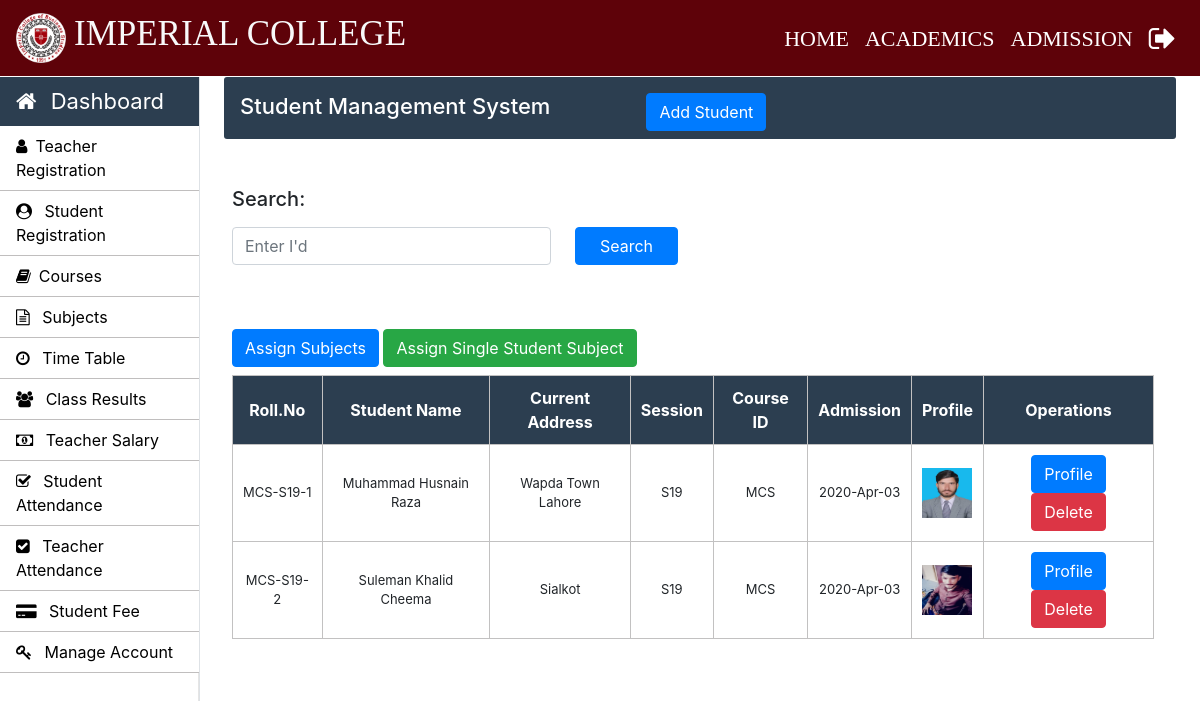
The page /Admin/student.php (signed in) on the database its author committed.
### tables this page shows
CREATE TABLE `student_info` (
  `roll_no` varchar(20) NOT NULL,
  `first_name` varchar(30) NOT NULL,
  `middle_name` varchar(30) NOT NULL,
  `last_name` varchar(30) NOT NULL,
  `father_name` varchar(30) NOT NULL,
  `email` varchar(30) NOT NULL,
  `mobile_no` varchar(11) NOT NULL,
  `course_code` varchar(11) NOT NULL,
  `session` varchar(10) NOT NULL,
  `profile_image` varchar(100) NOT NULL,
  `prospectus_issued` varchar(10) NOT NULL,
  `prospectus_amount` varchar(10) NOT NULL,
  `form_b` varchar(20) NOT NULL,
  `applicant_status` varchar(20) NOT NULL,
  `application_status` varchar(20) NOT NULL,
  `cnic` varchar(15) NOT NULL,
  `dob` varchar(10) NOT NULL,
  `other_phone` varchar(11) NOT NULL,
  `gender` varchar(10) NOT NULL,
  `permanent_address` varchar(150) NOT NULL,
  `current_address` varchar(150) NOT NULL,
  `place_of_birth` varchar(150) NOT NULL,
  `matric_complition_date` varchar(10) NOT NULL,
  `matric_awarded_date` varchar(10) NOT NULL,
  `matric_certificate` varchar(100) NOT NULL,
  `fa_complition_date` varchar(10) NOT NULL,
  `fa_awarded_date` varchar(10) NOT NULL,
  `fa_certificate` varchar(100) NOT NULL,
  `ba_complition_date` varchar(10) NOT NULL,
  `ba_awarded_date` varchar(10) NOT NULL,
  `ba_certificate` varchar(100) NOT NULL,
  `semester` int(11) NOT NULL,
  `total_marks` int(11) NOT NULL,
  `obtain_marks` int(11) NOT NULL,
  `state` varchar(20) NOT NULL,
  `admission_date` timestamp NOT NULL DEFAULT current_timestamp() ON UPDATE current_timestamp()
);

### Admin/student.php (the view, shortened to what this page needs)
<?php
		require_once "../connection/connection.php";
	?>
<!doctype html>
<html lang="en">
	<head>
	</head>
	<body>
		<?php include('../common/common-header.php') ?>
		<?php include('../common/admin-sidebar.php') ?>
		<main role="main" class="col-xl-10 col-lg-9 col-md-8 ml-sm-auto px-md-4 w-100">
			<div class="sub-main">
				<div class="text-center d-flex flex-wrap flex-md-nowrap pt-3 pb-2 mb-3 text-white admin-dashboard pl-3">
					<div class="d-flex">
						<h4 class="mr-5">Student Management System </h4>
						<button type="button" class="btn btn-primary ml-5" data-toggle="modal" data-target=".bd-example-modal-lg">Add Student</button>
					</div>
				</div>
				<div class="col-md-2 pt-3 w-100">
				</div>
				<div class="row w-100">
					<div class="col-md-12 ml-2">
						<section class="mt-3">
							<div class="row">
								<div class="col-md-6">
									<form action="search_student.php" method="post">
										<div class="form-group">
											<label for="exampleInputPassword1"><h5>Search:</h5></label>
											<div class="d-flex">
												<input type="text" name="search" id="search" class="form form-control" placeholder="Enter I'd">
												<input class="btn btn-primary px-4 ml-4" type="submit" name="btnSearch" value="Search">
											</div>
										</div>
									</form>
								</div>
								<div class="col-md-12 pt-5 mb-2">
									<button type="button" class="btn btn-primary ml-auto" data-toggle="modal" data-target=".bd-example-modal-lg1">Assign Subjects</button>
									<a class="btn btn-success" href="asign-single-student-subjects.php"> Assign Single Student Subject</a>
								</div>
							</div>
							<table class="w-100 table-elements mb-5 table-three-tr text-center" cellpadding="10">
								<tr class="table-tr-head table-three text-white">
									<th>Roll.No</th>
									<th>Student Name</th>
									<th>Current Address</th>
									<th>Session</th>
									<th>Course ID</th>
									<th>Admission</th>
									<th>Profile</th>
									<th colspan="1">Operations</th>
								</tr>
								<?php
								$query="select first_name,middle_name,admission_date,last_name,current_address,session,roll_no,form_b ,profile_image,course_code from student_info";
								$run=mysqli_query($con,$query);
								while($row=mysqli_fetch_array($run)) {?>
									<tr>
										<td><?php echo $row["roll_no"] ?></td>
										<td><?php echo $row["first_name"]." ".$row["middle_name"]." ".$row["last_name"] ?></td>
										<td><?php echo $row["current_address"] ?></td>
										<td><?php echo $row["session"] ?></td>
										<td><?php echo $row["course_code"] ?></td>
										<td><?php echo date("Y-M-d",strtotime($row["admission_date"])); ?></td>
										<td><?php  $profile_image= $row["profile_image"] ?>
										<img height='50px' width='50px' src=<?php echo "images/$profile_image"  ?> >
										</td>
										<td width='170'>
											<?php
												echo "<a class='btn btn-primary' href=display-student.php?roll_no=".$row['roll_no'].">Profile</a>
												<a class='btn btn-danger' href=delete-function.php?roll_no=".$row['roll_no'].">Delete</a> "
											?>
										</td>
									</tr>
								<?php }
								?>
							</table>
						</section>
					</div>
				</div>
			</div>
		</main>
	</body>
</html>

### Common/common-header.php (shortened to what this page needs)
<!doctype html>
<html lang="en">
	<head>
      <link rel="stylesheet" type="text/css" href="../bootstrap/css/bootstrap.min.css">
      <link rel="stylesheet" type="text/css" href="../css/footer.css">
      <link rel="stylesheet" type="text/css" href="../css/style.css">
    <link rel="stylesheet" href="https://stackpath.bootstrapcdn.com/font-awesome/4.7.0/css/font-awesome.min.css">
  </head>
  <body>
    <nav class="navbar navbar-expand-lg navbar-dark header-back sticky-top header-navbar-fonts">
      <a class="navbar-brand d-flex align-items-center" href="../index.php">
        <img src="../images/icbs_logo.png" class="logo-image" width="50" height="50">
        <h3 class="text-light text-uppercase ml-2">Imperial College</h3>
      </a>
      <div class="collapse navbar-collapse" id="navbarNavDropdown">
        <ul class="navbar-nav ml-auto">
          <li class="nav-item active">
            <a class="nav-link" href="../index.php">HOME<span class="sr-only">(current)</span></a>
          </li>
          <li class="nav-item active">
            <a class="nav-link" href="../academics.php">ACADEMICS<span class="sr-only">(current)</span></a>
          </li>
          <li class="nav-item active">
            <a class="nav-link" href="../admission.php">ADMISSION<span class="sr-only">(current)</span></a>
          </li>
          <li class="nav-item active">
            <a class="nav-link" href="../login/logout.php"><i class="fa fa-sign-out text-white fa-lg" aria-hidden="true"></i><span class="sr-only">(current)</span></a>
          </li>
        </ul>
      </div>
    </nav>

### Common/admin-sidebar.php (shortened to what this page needs)
 <nav id="sidebarMenu" class="">
<div class="col-xl-2 col-lg-3 col-md-4 sidebar position-fixed border-right">
     <div class="sidebar-header">
       <div class="nav-item">
           <a class="nav-link text-white" href="../admin/admin-index.php">
               <i class="fa fa-home mr-2" aria-hidden="true"></i> Dashboard
           </a>
       </div>
     </div>
     <ul class="nav flex-column">
       <li class="nav-item">
         <a class="nav-link" href="../admin/Teacher.php">
           <i class="fa fa-user mr-2" aria-hidden="true"></i>Teacher Registration
         </a>
     </li>
       <li class="nav-item">
         <a class="nav-link" href="../admin/Student.php">
           <i class="fa fa-user-circle mr-2" aria-hidden="true"></i> Student Registration
         </a>
       </li>
       <li class="nav-item">
         <a class="nav-link" href="../admin/Courses.php">
           <i class="fa fa-book mr-2" aria-hidden="true"></i>Courses
         </a>
       </li>
       <li class="nav-item">
         <a class="nav-link" href="../admin/subjects.php">
           <i class="fa fa-file-text-o mr-2" aria-hidden="true"></i> Subjects
         </a>
       </li>
       <li class="nav-item">
         <a class="nav-link" href="../admin/time-table.php">
            <i class="fa fa-clock-o mr-2" aria-hidden="true"></i> Time Table
         </a>
 </li>
       <li class="nav-item">
         <a class="nav-link" href="../admin/class-result.php">
           <i class="fa fa-users mr-2" aria-hidden="true"></i> Class Results
         </a>
       </li>
       <li class="nav-item">
         <a class="nav-link" href="../admin/teacher-salary.php">
           <i class="fa fa-money mr-2" aria-hidden="true"></i> Teacher Salary
         </a>
       </li>
       <li class="nav-item">
         <a class="nav-link" href="../admin/student-attendance.php">
           <i class="fa fa-check-square-o mr-2" aria-hidden="true"></i> Student Attendance
         </a>
       </li>
       <li class="nav-item">
         <a class="nav-link" href="../admin/teacher-attendance.php">
           <i class="fa fa-check-square mr-2" aria-hidden="true"></i> Teacher Attendance
         </a>
       </li>
       <li class="nav-item">
         <a class="nav-link" href="../admin/student-fee.php">
           <i class="fa fa-credit-card-alt mr-2" aria-hidden="true"></i> Student Fee
         </a>
       </li>
       <li class="nav-item">
         <a class="nav-link" href="../admin/manage-accounts.php">
           <i class="fa fa-key mr-2" aria-hidden="true"></i> Manage Account
         </a>
       </li>
     </ul>
   </div>
 </nav>

### Css/footer.css (style rules this page uses)
.footer-top h2,h3 { color: #fff; }

### Css/style.css (style rules this page uses)
h3 { font-size: 25px; }
h4 { font-size: 22px; }
.header-back { background: #5e0209; }
.header-navbar-fonts { font-family: Cambria, Cochin, Georgia, Times, 'Times New Roman', serif; }
.header-navbar-fonts h3 { font-size: 35px !important; }
.header-navbar-fonts ul li a { font-size: 22px !important; }
.sidebar { padding: 0; margin-top: 1px; height: 100%; box-shadow: inset -1px 0 0 rgba(0, 0, 0, .1); background-color: #fff; }
.sidebar-header { background: #2c3e50; font-size: 22px !important; }
.sidebar ul { background-color: #ffffff; }
.sidebar ul li { border-bottom: 1px solid rgb(192, 190, 190); }
.sidebar ul li a { font-size: 16px !important; color: black; }
.admin-dashboard { margin-top: 1px !important; background: #2c3e50 !important; border-radius: 3px; }
.table-elements tr, td, th { font-size: 13px; border: 1px solid rgb(194, 193, 193); padding-left: 10px !important; }
.table-three { background: #2c3e50 !important; }
.table-tr-head { height: 45px !important; padding: 10px !important; margin-top: 5px !important; }
.table-font-for-transcript td, th { font-size: 16px !important; }

### rows shown on the page
student_info: roll_no "MCS-S19-1", first_name "Muhammad", middle_name "Husnain", last_name "Raza", current_address "Wapda Town Lahore", session "S19", course_code "MCS", admission_date "2020-Apr-03", profile_image (picture)
student_info: roll_no "MCS-S19-2", first_name "Suleman", middle_name "Khalid", last_name "Cheema", current_address "Sialkot", session "S19", course_code "MCS", admission_date "2020-Apr-03", profile_image (picture)
